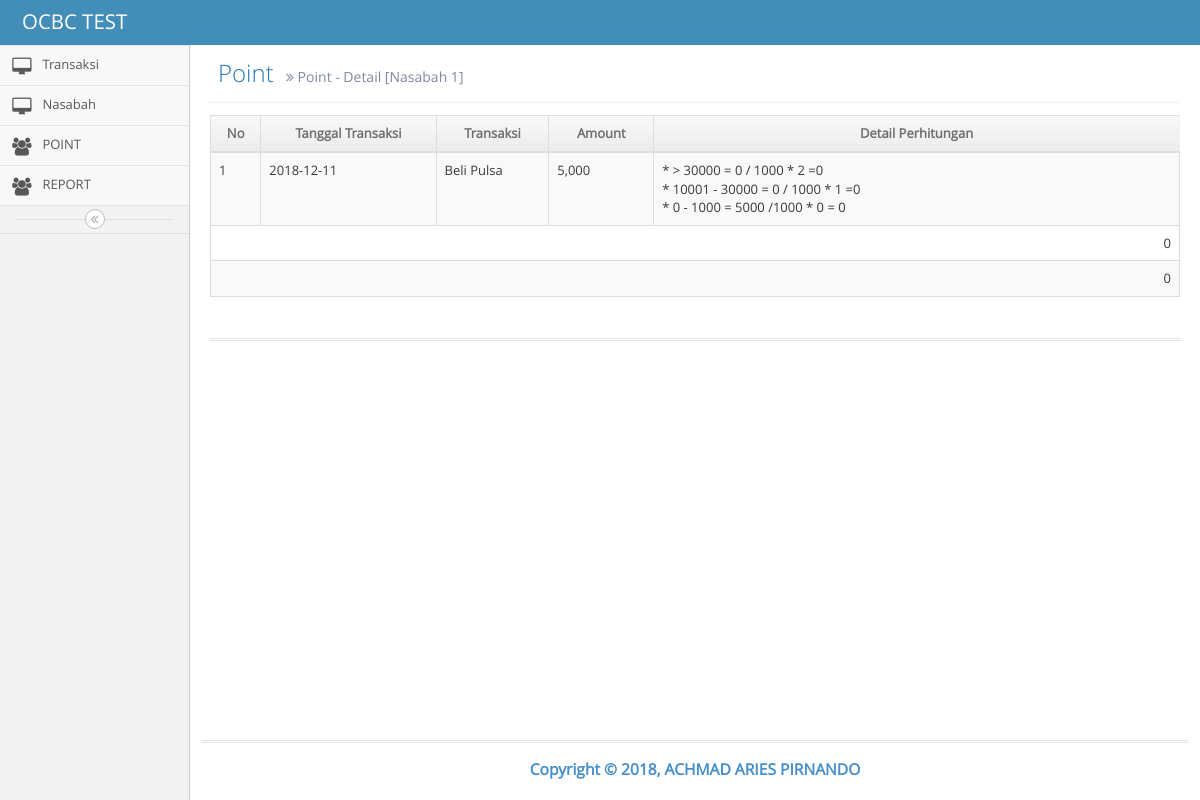
Screenshot of /index.php/Point/detail/1 with the database file from the repository.
### tables this page shows
CREATE TABLE IF NOT EXISTS `nasabah` (
  `account_id` int(11) NOT NULL AUTO_INCREMENT,
  `name` varchar(50) DEFAULT NULL,
  PRIMARY KEY (`account_id`)
);

CREATE TABLE IF NOT EXISTS `transaksi` (
  `itransaksi` int(11) NOT NULL AUTO_INCREMENT,
  `account_id` int(11) DEFAULT NULL,
  `transaction_date` date DEFAULT NULL,
  `ijenis` int(11) DEFAULT NULL,
  `Amount` double DEFAULT NULL,
  PRIMARY KEY (`itransaksi`),
  KEY `account_id` (`account_id`),
  KEY `ijenis` (`ijenis`)
);

CREATE TABLE IF NOT EXISTS `jenis_transaksi` (
  `ijenis` int(11) NOT NULL AUTO_INCREMENT,
  `description` text,
  `debitcredit` varchar(50) DEFAULT NULL,
  PRIMARY KEY (`ijenis`)
);

### application/libraries/Template.php (called while the page is built)
<?php if ( ! defined('BASEPATH')) exit('No direct script access allowed');
class template {
		var $template_data = array();
		function set($name, $value)
		{
			$this->template_data[$name] = $value;
		}
		function load($template = '', $view = '' , $view_data = array(), $return = FALSE)
		{
			$this->CI =& get_instance();
			$this->set('contents', $this->CI->load->view($view, $view_data, TRUE));
			return $this->CI->load->view($template, $this->template_data, $return);
		}
}

### application/controllers/Point.php (called while the page is built, shortened)
<?php
class Point extends CI_Controller {
	function detail($id){
		$data = array();
		$data['result1'] = $this->db->query("SELECT t.Amount, j.ijenis, t.transaction_date, j.description  FROM transaksi t
                        JOIN nasabah n on n.account_id = t.account_id
                        JOIN jenis_transaksi j on j.ijenis = t.ijenis
                        WHERE j.ijenis =2 AND n.account_id = '".$id."'
                        ORDER BY t.itransaksi")->result_array();
		$data['result2'] = $this->db->query("SELECT t.Amount, j.ijenis, t.transaction_date, j.description  FROM transaksi t
                        JOIN nasabah n on n.account_id = t.account_id
                        JOIN jenis_transaksi j on j.ijenis = t.ijenis
                        WHERE j.ijenis =3 AND n.account_id = '".$id."'
                        ORDER BY t.itransaksi")->result_array();
		$sql = "select * from nasabah n where n.account_id='".$id."'";
		$data['nasabah'] = $this->db->query($sql)->row_array();
		$this->template->load('template_wp','point/detail', $data);
	}
}
?>

### index.php (called while the page is built, shortened)
<?php
require_once BASEPATH.'core/CodeIgniter.php';

### application/views/point/detail.php (the view, shortened to what this page needs)
<div class="page-content">
	<div class="row">
		<div class="col-xs-12">
			<div class="clearfix">
        <div class="page-header">
					<h1>
						Point
						<small>
							<i class="ace-icon fa fa-angle-double-right"></i>
							Point - Detail [<?php echo $nasabah['name']?>]
						</small>
					</h1>
				</div>
			</div>
			<div>
        <table class="table table-striped table-bordered table-hover" width="90%">
          <thead>
            <tr>
              <th width="2%" class="center">No</th>
              <th width="10%" class="center">Tanggal Transaksi</th>
              <th width="5%" class="center">Transaksi</th>
              <th width="5%" class="center">Amount</th>
              <th width="30%" class="center">Detail Perhitungan</th>
            </tr>
          </thead>
          <tbody>
            <?php
              $i = 1;
              $poinpulsa = 0;
              foreach ($result1 as $df) {
                ?>
                  <tr>
                    <td width="2%"><?php echo $i++ ?></td>
                    <td width="10%"><?php echo $df['transaction_date'] ?></td>
                    <td width="5%"><?php echo $df['description'] ?></td>
                    <td width="5%"><?php echo number_format($df['Amount']) ?></td>
                    <td width="30%">
                      <?php
                          $poin =0;
                          if($df['Amount']>30000){
                            $nilai = $df['Amount'] - 30000;
                            $poin1  = ($nilai /1000) * 2;
                            echo '* > 30000 :'.$nilai.'/ 1000 * 2 ='.$poin1.'<br>';
                            $nilai = $df['Amount'] - $nilai - 10000;
                            $poin2 = ($nilai/1000) * 1;
                            echo '* 10001 - 30000 :'.$nilai.'/ 1000 * 1 ='.$poin2.'<br>';
                            echo '* 0 - 1000 = 10000 /1000 * 0 = 0';
                            $poin = $poin1+$poin2;
                          }else if($df['Amount']>10000){
                            echo '* > 30000 :0 / 1000 * 2 =0<br>';
                            $nilai = $df['Amount'] - 10000;
                            $poin  = ($nilai /1000) * 1;
                            echo '* 10001 - 30000 :'.$nilai.'/ 1000 * 1 ='.$poin.'<br>';
                            echo '* 0 - 10000 = 10000 /1000 * 0 = 0';
                          }else{
                             echo '* > 30000 = 0 / 1000 * 2 =0<br>';
                             echo '* 10001 - 30000 = 0 / 1000 * 1 =0<br>';
                             echo '* 0 - 1000 = '.$df['Amount'].' /1000 * 0 = 0';
                          }
                          $poinpulsa += $poin;
                      ?>
                    </td>
                  </tr>
                <?php
              }
             ?>
             <tr>
               <td colspan="5" style="text-align: right;">
                 <?php echo $poinpulsa ?>
               </td>
             </tr>
              <?php
              $poinListrik = 0;
                ?>
             <tr>
               <td colspan="5" style="text-align: right;">
                 <?php echo $poinListrik ?>
               </td>
             </tr>
          </tbody>
        </table>
        <br>
			</div>
			<div class="hr hr2 hr-double"></div>
		</div>
	</div>
</div>

### rows the page displays
nasabah: name "Nasabah 1"
transaksi: transaction_date "2018-12-11", jenis_transaksi.description "Beli Pulsa", Amount "5,000", Amount "5000"

### other values shown
$poinpulsa "0"
$poinListrik "0"
